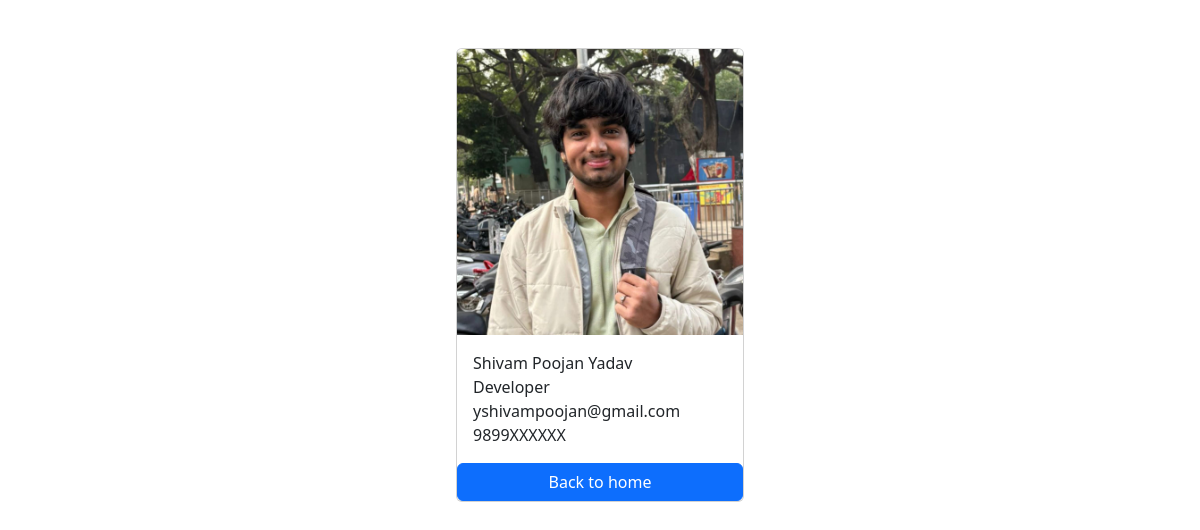
The page /employees/1/ on the database its author committed.
### employees/models.py (models this page shows, shortened)
class Employee(models.Model):
    first_name = models.CharField(max_length=100)
    last_name = models.CharField(max_length=100)
    photo = models.ImageField(upload_to = 'images')
    designation = models.CharField(max_length=100)
    email_address = models.EmailField(max_length=100,unique=True)
    phone_number = models.CharField(max_length=12,blank = True)
    created_at = models.DateTimeField(auto_now_add = True)
    updated_at = models.DateTimeField(auto_now = True)

### employees/views.py (the view)
# urls.py: path('<int:pk>/',views.employee_detail,name = 'employee_detail'),
def employee_detail(request,pk):
    employee = get_object_or_404(Employee,pk=pk)
    context = {
        'employee':employee
    }
    return render(request,'employee_detail.html',context)

### templates/employee_detail.html (shortened to what this page needs)
{% load static %}
<!DOCTYPE html>
<html lang="en">
<head>
    <link href="https://cdn.jsdelivr.net/npm/bootstrap@5.3.7/dist/css/bootstrap.min.css" rel="stylesheet">
    <link rel = "stylesheet" href = "{% static 'css/style.css' %}">
</head>
<body>
    <div class = "container pt-5">
       <div class="card mx-auto" style="width: 18rem;">
  <img class="card-img-top" src="{{employee.photo.url}}" alt="Card image cap">
  <div class="card-body">
    <p class="card-text m-0">{{employee.first_name}} {{employee.last_name}}</p>
    <p class="card-text m-0">{{employee.designation}}</p>
    <p class="card-text m-0">{{employee.email_address}}</p>
    <p class="card-text m-0">{{employee.phone_number}}</p>
  </div>
  <a href = "{% url 'home' %}" class = "btn btn-primary">Back to home</a>
</div>
    </div>
</body>
</html>

### rows shown on the page
Employee: photo (picture), first_name "Shivam Poojan", last_name "Yadav", designation "Developer", email_address "yshivampoojan@gmail.com", phone_number "9899XXXXXX"
